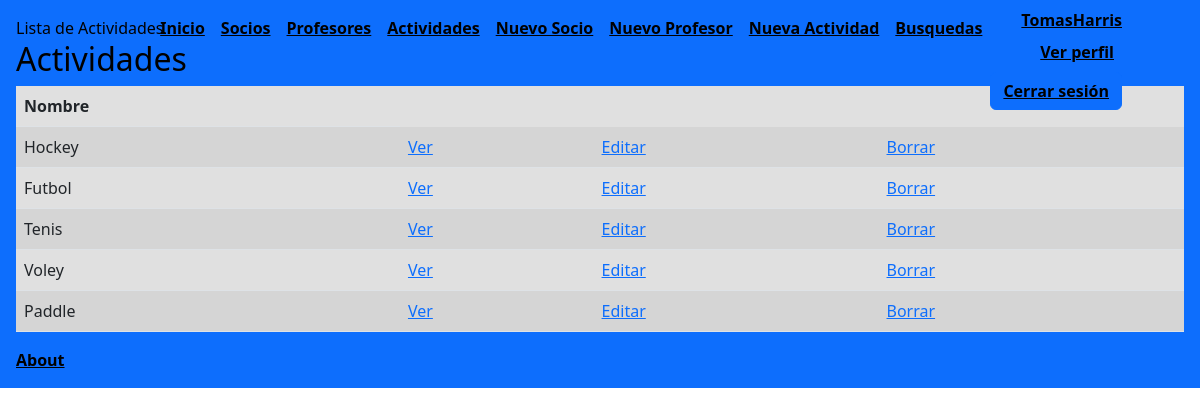
Page /lista-actividades/ (signed in) on the committed database.
### AppProyecto/models.py (models this page shows, shortened)
class Actividades(models.Model):
    nombre = models.CharField(max_length=30)
    valor = models.IntegerField()

### AppProyecto/views.py (the view)
# urls.py: path('lista-actividades/', views.lista_actividades, name='lista-actividades'),
@login_required
def lista_actividades(req):
    actividades = Actividades.objects.all()
    return render(req, 'appProyecto/actividades.html', {'actividades': actividades})

### AppProyecto/templates/appProyecto/actividades.html (shortened to what this page needs)
<!DOCTYPE html>
<html lang="en">
<head>
</head>
<body>
    {% extends "appProyecto/padre.html" %}
    {% load static %}
    {% block contenidoQueCambia %}
    {% block titulo %}Lista de Actividades{% endblock %}
<h2>Actividades</h2>
<table class="table table-striped" style="background-color: rgb(224, 224, 224);">
    <thead>
        <tr>
            <th>Nombre</th>
        </tr>
    </thead>
    <tbody>
        {% for actividad in actividades %}
        <tr>
            <td>{{ actividad.nombre }}</td>
            <td> <a href="{% url 'Detail' actividad.id %}">Ver</a></td>
            <td><a href="{% url 'Edit' actividad.id %}">Editar</a></td>
            <td><a href="{% url 'Delete' actividad.id %}">Borrar</a></td>
        </tr>
        {% endfor %}
    </tbody>
</table>
    {% endblock %}

### AppProyecto/templates/appProyecto/padre.html (shortened to what this page needs)
<!DOCTYPE html>
<html lang="en">
    {% load static %}
<head>
    <link href="https://cdn.jsdelivr.net/npm/bootstrap@5.3.0-alpha1/dist/css/bootstrap.min.css" rel="stylesheet">
    <link href="{%  static 'appProyecto/css/styles.css' %}" rel="stylesheet" />
</head>
    <body id="page-top">
        <header class="bg-primary text-black p-3">
        <nav class="navbar navbar-expand-lg navbar-dark navbar-custom fixed-top">
            <div class="container px-5">
                <div class="collapse navbar-collapse" id="navbarResponsive">
                    <ul class="navbar-nav ms-auto">
                        <li class="nav-item"><a style="color:rgb(0, 0, 0)" class="nav-link" href="{% url 'inicio'%}"><u ><strong>Inicio</strong></u></a></li>
                        <li class="nav-item"><a style="color:rgb(0, 0, 0)" class="nav-link" href="{% url 'lista-socios' %}"><u ><strong>Socios</strong></u></a></li>
                        <li class="nav-item"><a style="color:rgb(0, 0, 0)" class="nav-link" href="{%  url 'lista-profesores' %}"><u ><strong>Profesores</strong></u></a></li>
                        <li class="nav-item"><a style="color:rgb(0, 0, 0)" class="nav-link" href="{% url 'lista-actividades' %}"><u ><strong>Actividades</strong></u></a></li>
                        <li class="nav-item"><a style="color:rgb(0, 0, 0)" class="nav-link" href="{% url 'socio_form' %}"><u ><strong>Nuevo Socio </strong></u></a></li>
                        <li class="nav-item"><a style="color:rgb(0, 0, 0)" class="nav-link" href="{% url 'profesor_form' %}"><u ><strong>Nuevo Profesor </strong></u></a></li>
                        <li class="nav-item"><a style="color:rgb(0, 0, 0)" class="nav-link" href="{% url 'New' %}"><u ><strong>Nueva Actividad </strong></u></a></li>
                        <li class="nav-item"><a style="color:rgb(0, 0, 0)" class="nav-link" href="{% url 'buscadores' %}"><u ><strong>Busquedas </strong></u></a></li>
                        {% if request.user.is_authenticated %}
                        <div style="text-align: right;">
                            <a style="color: black;"><u><strong>{{ request.user.username}}</strong></u></a>
                            <li class="nav-item"><a style="color:rgb(0, 0, 0)" class="nav-link" href="{% url 'VerPerfil' %}"><u ><strong>Ver perfil </strong></u></a></li>
                            <div style="text-align: right;">
                        <form method="post" action="{% url 'Logout' %}">
                            <div style="text-align: right;">
                                <button class="btn btn-primary" type="submit" style="color: black;"><u><strong>Cerrar sesión</strong></u></button>
                            </div>
                            </div>
                            </div>
                        {% else %}
                        <li class="nav-item"><a style="color:rgb(0, 0, 0)" class="nav-link" href="{% url 'Login' %}"><u ><strong>Iniciar Sesion </strong></u></a></li>
                        <li class="nav-item"><a style="color:rgb(0, 0, 0)" class="nav-link" href="{% url 'Registro' %}"><u ><strong>Registrarse </strong></u></a></li>
                        {% endif %}
                    </div>
                </div>
        </nav>
            {% block contenidoQueCambia %}{% endblock %}
            <body background="https://golsmedia.com/wp-content/uploads/2021/05/todo-necesitas-saber-crear-club-deportivo-e1622449688440.jpg" >
            {% block main %}
            <div style="text-align: left;"><a style="color:rgb(0, 0, 0)" class="nav-link" href="{% url 'About' %}"><u><strong>About </strong></u></a></li></div>
            {% endblock %}
        </header>

### rows in the picture
Actividades: nombre "Hockey"
Actividades: nombre "Futbol"
Actividades: nombre "Tenis"
Actividades: nombre "Voley"
Actividades: nombre "Paddle"

### other values in the picture
{{ request.user.username }} "TomasHarris"
